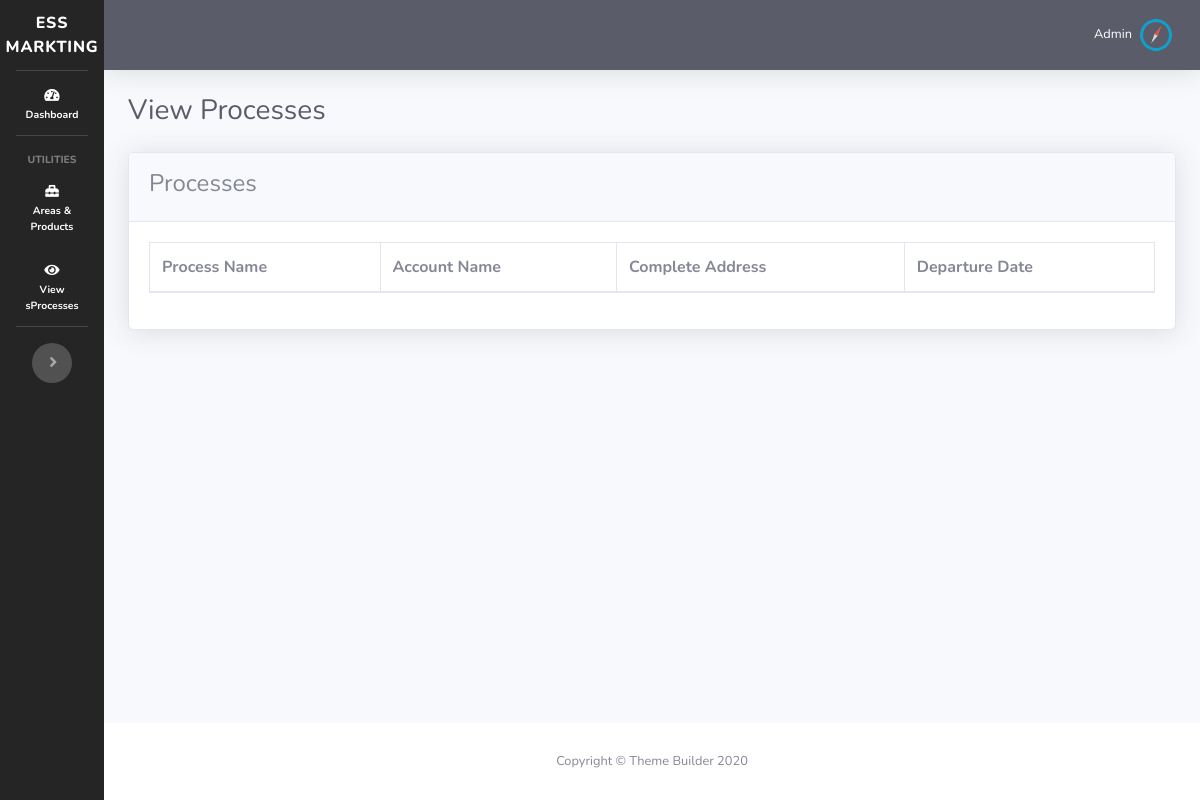
Page /processess.php on the earlier database version.
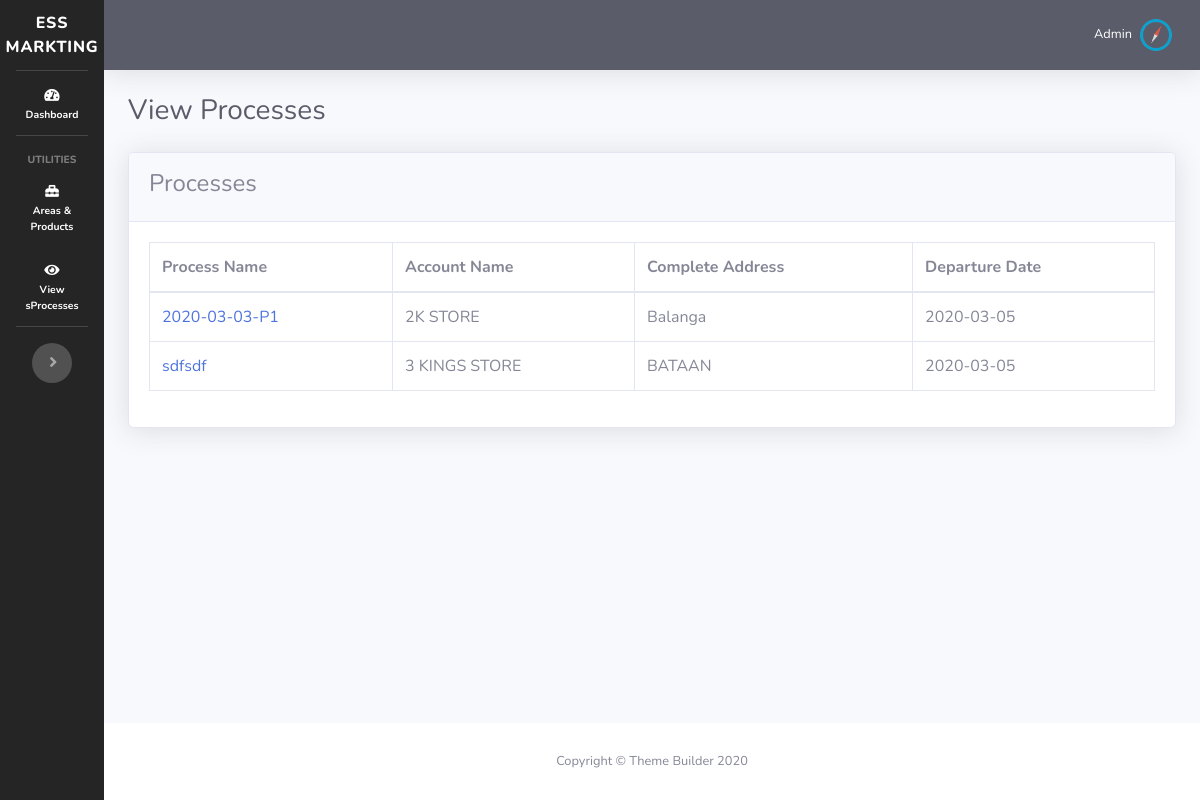
Same page on the later database version.
### tables this page shows
CREATE TABLE `process` (
  `id` int(11) NOT NULL,
  `process_name` varchar(128) NOT NULL,
  `process_date` varchar(128) NOT NULL,
  `check_inventory` varchar(128) NOT NULL,
  `purchase_order` varchar(128) NOT NULL,
  `initial_invoicing_order` varchar(128) NOT NULL,
  `prepare_the_order` varchar(128) NOT NULL,
  `check_prepared_order` varchar(128) NOT NULL,
  `final_invoicing_printing` varchar(128) NOT NULL,
  `truck_loading` varchar(128) NOT NULL,
  `product_company` varchar(128) NOT NULL,
  `departure_date` varchar(128) NOT NULL,
  `area` varchar(128) NOT NULL,
  `complete_address` varchar(128) NOT NULL,
  `account_name` varchar(128) NOT NULL,
  `arrivalTime` varchar(128) NOT NULL,
  `departureTime` varchar(128) NOT NULL
);

### processess.php (the view, shortened to what this page needs)
<?php
  require_once 'dbh.php';
  include("sidebar.php");
  $getProcess = $mysqli->query('SELECT * FROM process') or die ($mysqli->error);
?>
    <div id="content-wrapper" class="d-flex flex-column">
      <div id="content">
<?php
  include("topbar.php");
?>
        <div class="container-fluid">
          <div class="d-sm-flex align-items-center justify-content-between mb-4">
            <h1 class="h3 mb-0 text-gray-800">View Processes</h1>
          </div>
          <div class="row">
            <div class="col-lg-12 mb-4">
              <div class="card shadow mb-4">
                <div class="card-header py-3">
                    <h4>Processes</h4>
                </div>
                <div class="card-body">
                    <table id="dataTable" class="table table-bordered">
                        <thead>
                            <tr>
                                <th>Process Name</th>
                                <th>Account Name</th>
                                <th>Complete Address</th>
                                <th>Departure Date</th>
                            </tr>
                        </thead>
                        <tbody>
                        <?php while($newGetProcess=$getProcess->fetch_assoc()){ ?>
                            <tr>
                                <td>
                                    <a target="_blank" href="print_process2.php?id=<?php echo $newGetProcess['id']; ?>">
                                    <?php echo $newGetProcess['process_name']; ?>
                                    </a>
                                </td>
                                <td><?php echo $newGetProcess['account_name']; ?></td>
                                <td><?php echo $newGetProcess['complete_address']; ?></td>
                                <td><?php echo $newGetProcess['departure_date']; ?></td>
                            </tr>
                        <?php } ?>
                        </tbody>
                    </table>
                </div>
              </div>
            </div>
          </div>
        </div>
      </div>
<?php include("footer.php"); ?>

### sidebar.php (shortened to what this page needs)
<!DOCTYPE html>
<html lang="en">
<head>
    <link href="vendor/fontawesome-free/css/all.min.css" rel="stylesheet" type="text/css">
    <link href="css/sb-admin-2.min.css" rel="stylesheet">
    <link href="vendor/datatables/dataTables.bootstrap4.min.css" rel="stylesheet">
</head>
<body id="page-top">
  <div id="wrapper">
    <nav>
    <ul class="navbar-nav bg-gradient-primary sidebar sidebar-dark accordion toggled" id="accordionSidebar">
      <a class="sidebar-brand d-flex align-items-center justify-content-center" href="index.php">
        <div class="mx-3">ESS Markting</div>
      </a>
      <hr class="sidebar-divider my-0">
      <li class="nav-item active">
        <a class="nav-link" href="index.php">
          <i class="fas fa-fw fa-tachometer-alt"></i>
          <span>Dashboard</span></a>
      </li>
      <hr class="sidebar-divider">
      <div class="sidebar-heading">
        Utilities
      </div>
        <li class="nav-item active">
            <a class="nav-link collapsed" href="#" data-toggle="collapse" data-target="#equipments" aria-expanded="true" aria-controls="equipments">
                <i class="fas fa-toolbox"></i>
                <span>Areas & Products</span>
            </a>
        </li>
        <li class="nav-item active">
            <a class="nav-link" href="processess.php">
                <i class="fas fa-eye"></i>
                <span>View sProcesses</span></a>
        </li>
      <hr class="sidebar-divider d-none d-md-block">
      <div class="text-center d-none d-md-inline">
        <button class="rounded-circle border-0" id="sidebarToggle"></button>
      </div>
    </ul>
    </nav>

### topbar.php (shortened to what this page needs)
<nav class="navbar navbar-expand navbar-dark bg-dark topbar mb-4 static-top shadow">
  <ul class="navbar-nav ml-auto">
    <li class="nav-item dropdown no-arrow">
      <a class="nav-link dropdown-toggle" href="#" id="userDropdown" role="button" data-toggle="dropdown" aria-haspopup="true" aria-expanded="false">
        <span class="mr-2 d-none d-lg-inline text-white small">Admin</span>
        <img class="img-profile rounded-circle" src="img/logo-theme-builder.png">
      </a>
    </li>
  </ul>
</nav>

### footer.php (shortened to what this page needs)
      <footer class="sticky-footer bg-white">
        <div class="container my-auto">
          <div class="copyright text-center my-auto">
            <span>Copyright &copy; Theme Builder 2020</span>
          </div>
        </div>
      </footer>
    </div>
  </div>
</body>
</html>

### sidebar.php (style rules this page uses)
::placeholder { opacity: 0.7 !important; }
.bg-gradient-primary { background-color: #252525 !important; background-image: none !important; background-size: cover !important; }
nav ul { position: sticky !important; top: 0; z-index: 99; white-space: normal; }
nav ul li a { white-space: normal !important; }
body, input, textarea { scroll-behavior: smooth !important; }

Differences in the rows shown:
added process: process_name "2020-03-03-P1", account_name "2K STORE", complete_address "Balanga", departure_date "2020-03-05"
added process: process_name "sdfsdf", account_name "3 KINGS STORE", complete_address "BATAAN", departure_date "2020-03-05"
